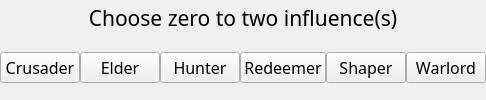
       <widget class="QWidget" name="influence_options" native="true">
        <property name="sizePolicy">
         <sizepolicy hsizetype="MinimumExpanding" vsizetype="Fixed">
          <horstretch>0</horstretch>
          <verstretch>0</verstretch>
         </sizepolicy>
        </property>
        <property name="minimumSize">
         <size>
          <width>0</width>
          <height>0</height>
         </size>
        </property>
        <property name="maximumSize">
         <size>
          <width>16777215</width>
          <height>16777215</height>
         </size>
        </property>
        <property name="font">
         <font>
          <family>fontin-smallcaps</family>
          <stylestrategy>PreferAntialias</stylestrategy>
         </font>
        </property>
        <layout class="QVBoxLayout" name="influence_options_layout">
         <property name="spacing">
          <number>0</number>
         </property>
         <property name="leftMargin">
          <number>0</number>
         </property>
         <property name="topMargin">
          <number>0</number>
         </property>
         <property name="rightMargin">
          <number>0</number>
         </property>
         <property name="bottomMargin">
          <number>0</number>
         </property>
         <item>
          <widget class="QLabel" name="influence_header_label">
           <property name="sizePolicy">
            <sizepolicy hsizetype="MinimumExpanding" vsizetype="Fixed">
             <horstretch>0</horstretch>
             <verstretch>0</verstretch>
            </sizepolicy>
           </property>
           <property name="minimumSize">
            <size>
             <width>0</width>
             <height>35</height>
            </size>
           </property>
           <property name="font">
            <font>
             <family>fontin</family>
             <pointsize>16</pointsize>
             <stylestrategy>PreferAntialias</stylestrategy>
            </font>
           </property>
           <property name="text">
            <string>Choose zero to two influence(s)</string>
           </property>
           <property name="alignment">
            <set>Qt::AlignCenter</set>
           </property>
          </widget>
         </item>
         <item alignment="Qt::AlignHCenter|Qt::AlignVCenter">
          <widget class="QWidget" name="influence_buttons" native="true">
           <property name="sizePolicy">
            <sizepolicy hsizetype="MinimumExpanding" vsizetype="Maximum">
             <horstretch>0</horstretch>
             <verstretch>0</verstretch>
            </sizepolicy>
           </property>
           <layout class="QHBoxLayout" name="horizontalLayout">
            <property name="spacing">
             <number>0</number>
            </property>
            <property name="leftMargin">
             <number>0</number>
            </property>
            <property name="topMargin">
             <number>0</number>
            </property>
            <property name="rightMargin">
             <number>0</number>
            </property>
            <property name="bottomMargin">
             <number>0</number>
            </property>
            <item>
             <widget class="QPushButton" name="crusader_btn">
              <property name="sizePolicy">
               <sizepolicy hsizetype="MinimumExpanding" vsizetype="MinimumExpanding">
                <horstretch>0</horstretch>
                <verstretch>0</verstretch>
               </sizepolicy>
              </property>
              <property name="font">
               <font>
                <family>fontin-smallcaps</family>
                <pointsize>12</pointsize>
               </font>
              </property>
              <property name="text">
               <string>Crusader</string>
              </property>
              <property name="icon">
               <iconset resource="resources.qrc">
                <normaloff>:/icons/assets/images/smlinf_4.png</normaloff>:/icons/assets/images/smlinf_4.png</iconset>
              </property>
              <property name="iconSize">
               <size>
                <width>30</width>
                <height>30</height>
               </size>
              </property>
              <property name="checkable">
               <bool>true</bool>
              </property>
             </widget>
            </item>
            <item>
             <widget class="QPushButton" name="elder_btn">
              <property name="sizePolicy">
               <sizepolicy hsizetype="MinimumExpanding" vsizetype="MinimumExpanding">
                <horstretch>0</horstretch>
                <verstretch>0</verstretch>
               </sizepolicy>
              </property>
              <property name="font">
               <font>
                <family>fontin-smallcaps</family>
                <pointsize>12</pointsize>
               </font>
              </property>
              <property name="text">
               <string>Elder</string>
              </property>
              <property name="icon">
               <iconset resource="resources.qrc">
                <normaloff>:/icons/assets/images/smlinf_3.png</normaloff>:/icons/assets/images/smlinf_3.png</iconset>
              </property>
              <property name="iconSize">
               <size>
                <width>30</width>
                <height>30</height>
               </size>
              </property>
              <property name="checkable">
               <bool>true</bool>
              </property>
             </widget>
            </item>
            <item>
             <widget class="QPushButton" name="hunter_btn">
              <property name="sizePolicy">
               <sizepolicy hsizetype="MinimumExpanding" vsizetype="MinimumExpanding">
                <horstretch>0</horstretch>
                <verstretch>0</verstretch>
               </sizepolicy>
              </property>
              <property name="font">
               <font>
                <family>fontin-smallcaps</family>
                <pointsize>12</pointsize>
               </font>
              </property>
              <property name="text">
               <string>Hunter</string>
              </property>
              <property name="icon">
               <iconset resource="resources.qrc">
                <normaloff>:/icons/assets/images/smlinf_5.png</normaloff>:/icons/assets/images/smlinf_5.png</iconset>
              </property>
              <property name="iconSize">
               <size>
                <width>30</width>
                <height>30</height>
               </size>
              </property>
              <property name="checkable">
               <bool>true</bool>
              </property>
             </widget>
            </item>
            <item>
             <widget class="QPushButton" name="redeemer_btn">
              <property name="sizePolicy">
               <sizepolicy hsizetype="MinimumExpanding" vsizetype="MinimumExpanding">
                <horstretch>0</horstretch>
                <verstretch>0</verstretch>
               </sizepolicy>
              </property>
              <property name="font">
               <font>
                <family>fontin-smallcaps</family>
                <pointsize>12</pointsize>
               </font>
              </property>
              <property name="text">
               <string>Redeemer</string>
              </property>
              <property name="icon">
               <iconset resource="resources.qrc">
                <normaloff>:/icons/assets/images/smlinf_7.png</normaloff>:/icons/assets/images/smlinf_7.png</iconset>
              </property>
              <property name="iconSize">
               <size>
                <width>30</width>
                <height>30</height>
               </size>
              </property>
              <property name="checkable">
               <bool>true</bool>
              </property>
             </widget>
            </item>
            <item>
             <widget class="QPushButton" name="shaper_btn">
              <property name="sizePolicy">
               <sizepolicy hsizetype="Preferred" vsizetype="MinimumExpanding">
                <horstretch>0</horstretch>
                <verstretch>0</verstretch>
               </sizepolicy>
              </property>
              <property name="font">
               <font>
                <family>fontin-smallcaps</family>
                <pointsize>12</pointsize>
               </font>
              </property>
              <property name="text">
               <string>Shaper</string>
              </property>
              <property name="icon">
               <iconset resource="resources.qrc">
                <normaloff>:/icons/assets/images/smlinf_2.png</normaloff>:/icons/assets/images/smlinf_2.png</iconset>
              </property>
              <property name="iconSize">
               <size>
                <width>30</width>
                <height>30</height>
               </size>
              </property>
              <property name="checkable">
               <bool>true</bool>
              </property>
             </widget>
            </item>
            <item>
             <widget class="QPushButton" name="warlord_btn">
              <property name="sizePolicy">
               <sizepolicy hsizetype="MinimumExpanding" vsizetype="MinimumExpanding">
                <horstretch>0</horstretch>
                <verstretch>0</verstretch>
               </sizepolicy>
              </property>
              <property name="font">
               <font>
                <family>fontin-smallcaps</family>
                <pointsize>12</pointsize>
               </font>
              </property>
              <property name="text">
               <string>Warlord</string>
              </property>
              <property name="icon">
               <iconset resource="resources.qrc">
                <normaloff>:/icons/assets/images/smlinf_6.png</normaloff>:/icons/assets/images/smlinf_6.png</iconset>
              </property>
              <property name="iconSize">
               <size>
                <width>30</width>
                <height>30</height>
               </size>
              </property>
              <property name="checkable">
               <bool>true</bool>
              </property>
             </widget>
            </item>
           </layout>
          </widget>
         </item>
        </layout>
       </widget>
